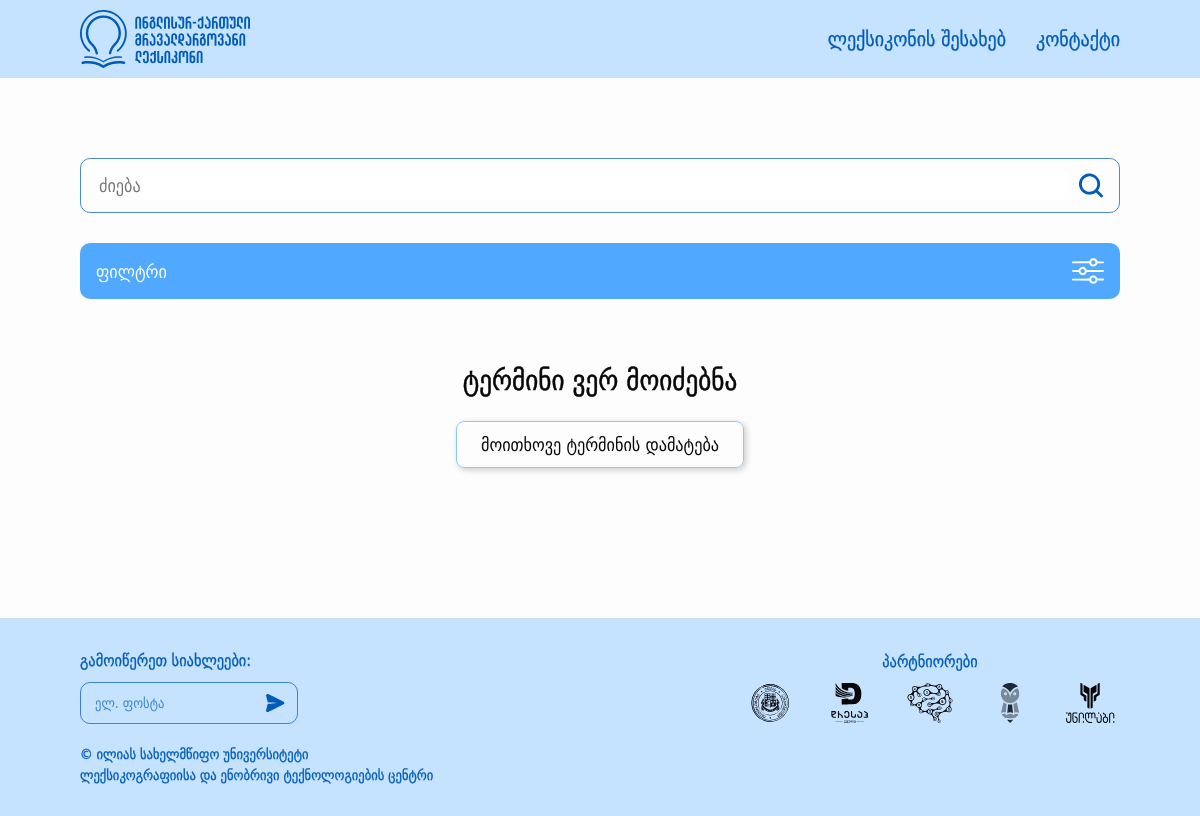
/?categories=9 (signed in), run on an earlier commit of the app's database.
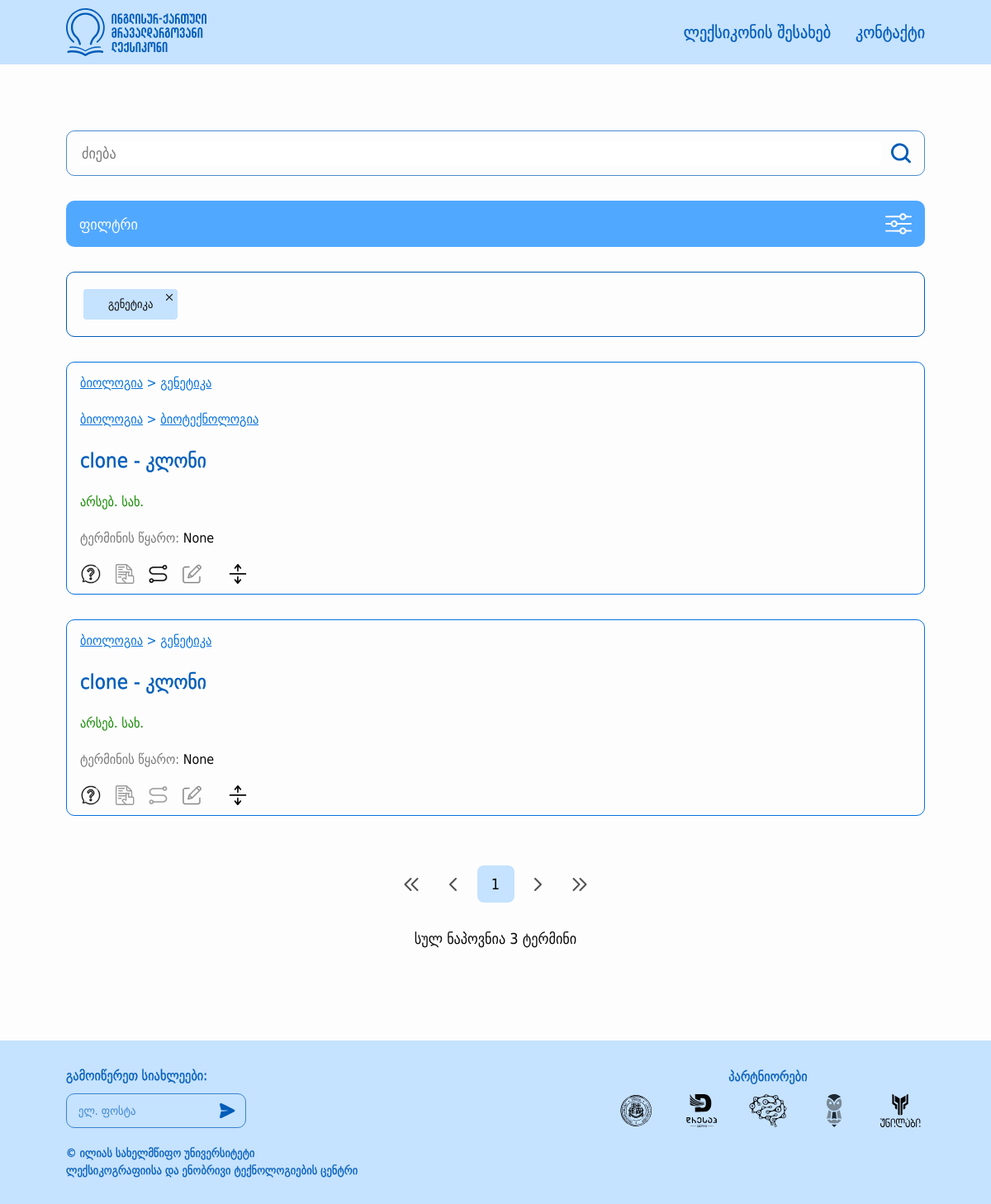
And on a later commit of the database.
### src/models/about.py (models this page shows, shortened)
class About(BaseModel):
    id = db.Column(db.Integer, primary_key=True)
    partner_name = db.Column(db.String(100), nullable=True)
    logo = db.Column(db.String(200), nullable=True)
    logo_link = db.Column(db.Text, nullable=True)
    about_text = db.Column(db.Text, nullable=True)

### src/models/terms.py (models this page shows, shortened)
class Category(BaseModel):
    __tablename__ = "categories"
    id = db.Column(db.Integer, primary_key=True)
    name = db.Column(db.String(50), nullable=False)
    parent_id = db.Column(db.Integer, db.ForeignKey("categories.id"), nullable=True)
    is_active = db.Column(db.Boolean, default=True)
    children = db.relationship('Category', backref=db.backref('parent', remote_side=[id]))
    def get_parents(self):
        parents = []
        if self.parent:
            parents.append(self.parent)
            parents.extend(self.parent.get_parents())
        return parents

class Term(BaseModel):
    __tablename__ = 'terms'
    id = db.Column(db.Integer, primary_key=True)
    geo_word = db.Column(db.String(100), nullable=False)
    eng_word = db.Column(db.String(100), nullable=False)
    grammar_form = db.Column(db.String(50), nullable=True)
    term_source = db.Column(db.Text, nullable=False)
    definition = db.Column(db.Text, nullable=False)
    definition_source = db.Column(db.Text, nullable=False)
    term_type = db.Column(db.String(50), nullable=True)
    context = db.Column(db.Text, nullable=True)
    context_source = db.Column(db.Text, nullable=True)
    comment = db.Column(db.Text, nullable=True)
    english_synonyms = db.Column(db.Text, nullable=True)
    stylistic_label = db.Column(db.String(50), nullable=True)
    is_active = db.Column(db.Boolean, default=True)
    category = db.relationship("Category", secondary="terms_categories", backref="terms")
    def get_synonyms(self):
        connections = ConnectedTerm.query.filter(ConnectedTerm.is_synonym == True, (ConnectedTerm.term1_id == self.id) | (ConnectedTerm.term2_id == self.id)).all()
        synonym_ids = [connection.term1_id if connection.term1_id != self.id else connection.term2_id for connection in connections]
        synonyms = Term.query.filter(Term.id.in_(synonym_ids)).all()
        return synonyms
    def get_related_terms(self):
        connections = ConnectedTerm.query.filter(ConnectedTerm.is_synonym == False, (ConnectedTerm.term1_id == self.id) | (ConnectedTerm.term2_id == self.id)).all()
        connected_term_ids = [connection.term1_id if connection.term1_id != self.id else connection.term2_id for connection in connections]
        related_terms = Term.query.filter(Term.id.in_(connected_term_ids)).all()
        return related_terms
    def has_synonyms_or_relations(self):
        connections = ConnectedTerm.query.filter((ConnectedTerm.term1_id == self.id) | (ConnectedTerm.term2_id == self.id)).first()
        return connections != None
    def get_category_tree(self):
        category_trees = []
        for category in self.category:
            categories = category.get_parents()
            categories.append(category)
            category_trees.append(categories)
        return category_trees

### src/views/main/routes.py (the view, shortened to what this page needs)
@main_blueprint.route("/")
@main_blueprint.route("/page/<int:page>")
def home(page=1):
    items = About.query.all()
    form = ContactForm()
    root_categories = Category.query.filter(Category.parent_id.is_(None), Category.is_active == True).all()
    filtered_categories = []
    terms = Term.query.filter(Term.is_active == True, Term.category.any(Category.is_active == True))
    search_word = request.args.get("searchWord", "")
    if search_word:
        terms = terms.filter(Term.geo_word.ilike(f"%{search_word}%") | Term.eng_word.ilike(f"%{search_word}%") | Term.english_synonyms.ilike(f"%{search_word}%"))
    search_letter = request.args.get("searchLetter", "")
    if search_letter:
        terms = terms.filter(Term.geo_word.ilike(f"{search_letter}%") | Term.eng_word.ilike(f"{search_letter}%"))
    categories = request.args.get("categories")
    if categories:
        categories = unquote(categories).split(",")
        filtered_categories = Category.query.filter(Category.id.in_(categories)).all()
        terms = terms.join(Term.category).filter(Category.id.in_(categories))
    sort = request.args.get("sortType")
    print(search_letter, search_word, categories, sort)
    terms = terms.paginate(per_page=5, page=page)
    return render_template("main/main.html", terms=terms,
                           root_categories=root_categories, filtered_categories=filtered_categories,
                           search_word=search_word, search_letter=search_letter, items=items, form=form)

### src/templates/main/main.html (shortened to what this page needs)
{% extends 'layouts/base.html' %}
{% block content %}
    <div class="main-outer edge-padding">
        <main class="main-content width-limiter">
            <section class="right-section">
                <section class="search-controls">
                    <div class="search-input-container">
                        <input class="search-input" type="text" placeholder="ძიება" id="searchWord"
                               value="{{ search_word }}"/>
                        <a>
                            <button class="search-button" id="searchButton">
                                <img class="search-button-img"
                                     src="{{ url_for('static', filename='images/search.svg') }}"
                                     alt="search"/>
                            </button>
                        </a>
                    </div>
                    <button id="filter-modal-open-button" class="filter-modal-toggle">
                        <span>ფილტრი</span>
                        <img src="{{ url_for('static', filename='images/filter.svg') }}"/>
                    </button>
                    <ul id="filter-label-slot" class="selected-filter-list" {% if filtered_categories %}
                        style="display: flex;" {% endif %}>
                        {% for category in filtered_categories %}
                            <li class="selected-filter-item">
                                {{ category.name }}
                                <button class="selected-filter-remove-button vector-button"
                                        data-category="{{ category.id }}">
                                    <img src="{{ url_for('static', filename='images/x.svg') }}"/>
                                </button>
                            </li>
                        {% endfor %}
                    </ul>
                </section>
                {% if terms.items %}
                    <section id="term-list">
                        {% for term in terms.items %}
                            <article class="term-card">
                                {% set category_trees = term.get_category_tree() %}
                                {% for tree in category_trees %}
                                    <div class="field">
                                        {% for category in tree %}
                                            <a href="{{ url_for('main.home', categories=category.id) }}," style="display: inline-block;">
                                                {{ category.name }}
                                            </a>
                                            {% if not loop.last %}
                                                &gt;
                                            {% endif %}
                                        {% endfor %}
                                    </div>
                                {% endfor %}
                                <a href="{{ url_for('main.term_detail', term_id=term.id) }}" class="unstyled-link">
                                    <h3 class="word-pair">{{ term.eng_word }} - {{ term.geo_word }}</h3>
                                </a>
                                <span class="word-type">{{ term.grammar_form }}</span>
                                <p class="term-source">
                                    <span class="term-source-label">ტერმინის წყარო:</span>
                                    {{ term.context_source | safe }}
                                </p>
                                <section class="term-controls">
                                    <button class="term-button definition-button" title="განმარტების ჩვენება"
                                            data-target="definition-{{ term.id }}">
                                    </button>
                                    <button class="term-button context-button" data-target="context-{{ term.id }}"
                                            {% if not term.context %}
                                            title="კონტექსტი ამ ტერმინს არ აქვს" disabled
                                            {% else %}
                                            title="კონტექსტის ჩვენება"
                                            {% endif %}>
                                    </button>
                                    <button class="term-button synonym-button" data-target="connected-{{ term.id }}"
                                            {% if not term.has_synonyms_or_relations() %}
                                            title="დაკავშირებული სიტყვები და სინონიმები ამ ტერმინს არ აქვს" disabled
                                            {% else %}
                                            title="დაკავშირებული სიტყვების და სინონიმების ჩვენება"
                                            {% endif %}>
                                    </button>
                                    <button class="term-button comment-button" data-target="comment-{{ term.id }}"
                                            {% if not term.comment %}
                                            title="კომენტარი ამ ტერმინს არ აქვს" disabled
                                            {% else %}
                                            title="კომენტარის ჩვენება"
                                            {% endif %}>
                                    </button>
                                    <button class="term-button toggle-all-button" data-target="{{ term.id }}">
                                    </button>
                                </section>
                                    {% set synonyms = term.get_synonyms() %}
                                    {% set connected_terms = term.get_related_terms() %}
                            </article>
                        {% endfor %}
                    </section>
                    <div class="term-list-bottom-bar">
                        <ul class="pagination">
                            {% set query_string = request.query_string.decode() %}
                            {% set current_page = request.view_args.get("page", 1) %}
                            <li class="pagination-item">
                                <a href="{{ url_for("main.home", page=1) }}?{{ query_string }}"
                                   class="pagination-link {% if not terms.has_prev %} disabled {% endif %}">
                                    <img src="{{ url_for('static', filename='images/double-left.svg') }}"
                                         alt="first page"/>
                                </a>
                            </li>
                            <li class="pagination-item">
                                <a href="{{ url_for("main.home", page=current_page - 1) }}?{{ query_string }}"
                                   class="pagination-link{% if not terms.has_prev %} disabled {% endif %}">
                                    <img src="{{ url_for('static', filename='images/left.svg') }}"
                                         alt="previous page"/>
                                </a>
                            </li>
                            {%- for page in terms.iter_pages(left_edge=0, left_current=2, right_current=2, right_edge=0) -%}
                                {%- if page -%}
                                    <li class="pagination-item">
                                        <a href="{{ url_for("main.home", page=page) }}?{{ query_string }}"
                                           class="pagination-link {% if page == current_page %} active {% endif %}">
                                            {{- page -}}
                                        </a>
                                    </li>
                                {%- endif -%}
                            {%- endfor -%}
                            <li class="pagination-item">
                                <a href="{{ url_for("main.home", page=current_page + 1) }}?{{ query_string }}"
                                   class="pagination-link {% if not terms.has_next %} disabled {% endif %}">
                                    <img src="{{ url_for('static', filename='images/right.svg') }}" alt="next page"/>
                                </a>
                            </li>
                            <li class="pagination-item">
                                <a href="{{ url_for("main.home", page=terms.pages) }}?{{ query_string }}"
                                   class="pagination-link {% if not terms.has_next %} disabled {% endif %}">
                                    <img src="{{ url_for('static', filename='images/double-right.svg') }}"
                                         alt="last page"/>
                                </a>
                            </li>
                        </ul>
                        {% if request.query_string.decode() == "" %}
                            <span class="search-result-number">სულ დამატებულია {{ terms.total }} ტერმინი</span>
                        {% else %}
                            <span class="search-result-number">სულ ნაპოვნია {{ terms.total }} ტერმინი</span>
                        {% endif %}
                    </div>
                {% else %}
                    <section class="not-found-container">
                        <h1 class="not-found-title">ტერმინი ვერ მოიძებნა</h1>
                        <button>
                            <a href="{{ url_for('main.contact') }}" class="base-button secondary-button">მოითხოვე ტერმინის დამატება</a>
                        </button>
                    </section>
                {% endif %}
            </section>
        </main>
    </div>
{% endblock %}

### src/templates/layouts/footer.html (shortened to what this page needs)
<footer class="footer edge-padding">
    <div class="footer-content width-limiter">
        <div class="sub-group">
            <label class="sub-label">გამოიწერეთ სიახლეები:</label>
            <form class="base-field sub-input-container errorable-field" id="subscribe-form" method="POST" action="">
                <input class="sub-input field-input" type="email" placeholder="ელ. ფოსტა"
                       value="{{ form.email.value }}"/>
                <button class="sub-button">
                </button>
            </form>
        </div>
        <div class="partner-group">
            <h6 class="partner-title">პარტნიორები</h6>
            <div class="partner-logos">
                {% for item in items %}
                    {% if item.logo %}
                        <a href="{{ item.logo_link }}" target="_blank">
                            <img src="{{ url_for('static', filename='images/' + item.logo) }}" alt="{{ item.partner_name }} logo" class="partner-logo" width="60" height="60">
                        </a>
                    {% endif %}
                {% endfor %}
            </div>
        </div>
    </div>
    <span class="copyright">© ილიას სახელმწიფო უნივერსიტეტი&#10;ლექსიკოგრაფიისა და ენობრივი ტექნოლოგიების ცენტრი</span>
</footer>

What changed in the data, as far as the page shows it:
added Category: name "გენეტიკა"
now on this page (row edited): Term: eng_word "clone", geo_word "კლონი", grammar_form "არსებ. სახ.", context_source "None"
now on this page (row edited): Category: name "ბიოლოგია"
added Category: name "ბიოტექნოლოგია"
now on this page (row edited): Term: eng_word "clone", geo_word "კლონი", grammar_form "არსებ. სახ.", context_source "None"
Also different on the page:
{{ terms.total }}: (not shown) → "3"
new list line: "1"
text no longer shown: "ტერმინი ვერ მოიძებნა მოითხოვე ტერმინის დამატება"
text now shown: "სულ ნაპოვნია ტერმინი"
